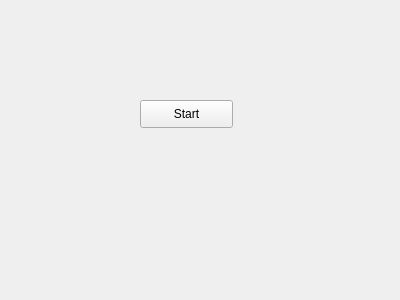
<?xml version="1.0" encoding="UTF-8"?>
<ui version="4.0">
 <class>Widget</class>
 <widget class="QWidget" name="Widget">
  <property name="geometry">
   <rect>
    <x>0</x>
    <y>0</y>
    <width>400</width>
    <height>300</height>
   </rect>
  </property>
  <property name="windowTitle">
   <string>Widget</string>
  </property>
  <widget class="QPushButton" name="startButton">
   <property name="geometry">
    <rect>
     <x>140</x>
     <y>100</y>
     <width>93</width>
     <height>28</height>
    </rect>
   </property>
   <property name="text">
    <string>Start</string>
   </property>
  </widget>
 </widget>
 <layoutdefault spacing="6" margin="11"/>
 <resources/>
 <connections/>
</ui>
